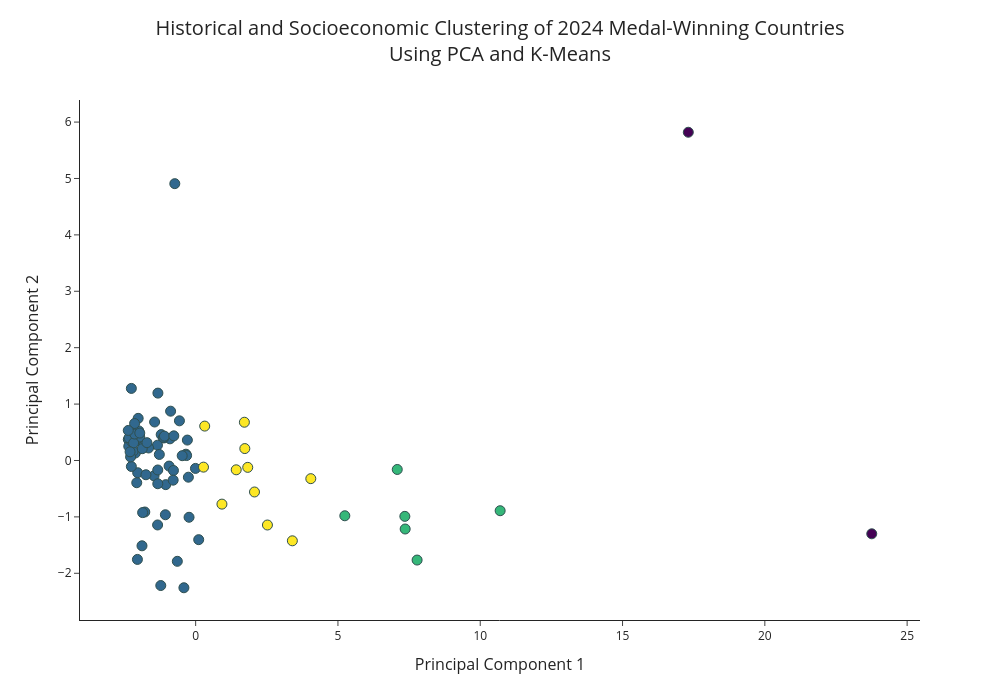

This figure's notebook cell:
### Markdown cell above
## Clustering Analysis

In this part, we will use K-Means clustering and Principal Component Analysis (PCA) to group 2024 medal-winning countries based on their historical medal performance over the last five Summer Olympics and socioeconomic factors using Olympic medal data.

### Code cell
import pandas as pd
import plotly.express as px
from sklearn.preprocessing import StandardScaler
from sklearn.decomposition import PCA
from sklearn.cluster import KMeans

def preprocess_data(data):
    """Standardize the data."""
    scaler = StandardScaler()
    return scaler.fit_transform(data)

def perform_pca(scaled_data, n_components=2):
    """Apply PCA for dimensionality reduction."""
    pca = PCA(n_components=n_components)
    return pca.fit_transform(scaled_data)

def apply_kmeans(scaled_data, n_clusters=4, n_init=10, random_state=42):
    """Apply K-Means clustering."""
    kmeans = KMeans(n_clusters=n_clusters, n_init=n_init, random_state=random_state)
    return kmeans.fit_predict(scaled_data)

def create_pca_dataframe(pca_data, clusters, country_names):
    """Create a DataFrame with PCA results and cluster labels."""
    pca_df = pd.DataFrame(data=pca_data, columns=['PC1', 'PC2'])
    pca_df['Cluster'] = clusters
    pca_df['Country'] = country_names
    return pca_df

def visualize_clusters(pca_df):
    """Visualize K-Means clusters on a PCA plot."""
    fig = px.scatter(
        pca_df,
        x='PC1',
        y='PC2',
        color='Cluster',
        hover_name='Country',
        title='Historical and Socioeconomic Clustering of 2024 Medal-Winning Countries<br>Using PCA and K-Means',
        labels={'PC1': 'Principal Component 1', 'PC2': 'Principal Component 2'},
        template='simple_white',
        height=700,
        width=1000,
        color_discrete_sequence=px.colors.qualitative.Vivid,
    )

    fig.update_traces(marker=dict(size=10, line=dict(width=1, color='DarkSlateGrey')),
                      selector=dict(mode='markers'))

    fig.update_layout(
        title_font_size=20,
        title_x=0.5,
        title_y=0.95,
        xaxis_title_font_size=16,
        yaxis_title_font_size=16,
        showlegend=False,
        coloraxis_showscale=False,
    )

    fig.show()

def main(data, n_clusters=4):
    """Main function to execute the analysis."""
    # Step 1: Standardize the data
    scaled_data = preprocess_data(data.iloc[:, 1:])

    # Step 2: Apply PCA for dimensionality reduction
    pca_data = perform_pca(scaled_data)

    # Step 3: Apply K-Means clustering
    clusters = apply_kmeans(scaled_data, n_clusters=n_clusters)

    # Step 4: Create a DataFrame for PCA components and clusters
    pca_df = create_pca_dataframe(pca_data, clusters, data['country'])

    # Step 5: Visualize the K-Means clusters
    visualize_clusters(pca_df)

main(medal_distribution_2024_2020_2016_2012_2008_2004, n_clusters=4)

### Figure 1 — Plotly figure (JSON) as saved in the notebook; plotly's stock layout.template omitted (floating-point values rounded to 4 significant figures)
{"data": [{"hovertemplate": "<b>%{hovertext}</b><br><br>Principal Component 1=%{x}<br>Principal Component 2=%{y}<br>Cluster=%{marker.color}<extra></extra>", "hovertext": ["Albania", "Algeria", "Argentina", "Armenia", "Australia", "Austria", "Azerbaijan", "Bahrain", "Belgium", "Botswana", "Brazil", "Bulgaria", "Cabo Verde", "Canada", "Chile", "China", "Chinese Taipei", "Colombia", "Croatia", "Cuba", "Cyprus", "Czechia", "Côte d'Ivoire", "DPR Korea", "Denmark", "Dominica", "Dominican Republic", "Ecuador", "Egypt", "Ethiopia", "Fiji", "France", "Georgia", "Germany", "Great Britain", "Greece", "Grenada", "Guatemala", "Hong Kong, China", "Hungary", "IR Iran", "India", "Indonesia", "Ireland", "Israel", "Italy", "Jamaica", "Japan", "Jordan", "Kazakhstan", "Kenya", "Korea", "Kosovo", "Kyrgyzstan", "Lithuania", "Malaysia", "Mexico", "Mongolia", "Morocco", "Netherlands", "New Zealand", "Norway", "Pakistan", "Panama", "Peru", "Philippines", "Poland", "Portugal", "Puerto Rico", "Qatar", "Republic of Moldova", "Romania", "Saint Lucia", "Serbia", "Singapore", "Slovakia", "Slovenia", "South Africa", "Spain", "Sweden", "Switzerland", "Tajikistan", "Thailand", "Tunisia", "Türkiye", "Uganda", "Ukraine", "United States", "Uzbekistan", "Zambia"], "legendgroup": "", "marker": {"color": [1, 1, 1, 1, 2, 1, 1, 1, 1, 1, 3, 1, 1, 3, 1, 0, 1, 1, 1, 3, 1, 1, 1, 1, 1, 1, 1, 1, 1, 1, 1, 2, 1, 2, 2, 1, 1, 1, 1, 3, 1, 1, 1, 1, 1, 2, 1, 2, 1, 1, 3, 3, 1, 1, 1, 1, 1, 1, 1, 3, 3, 1, 1, 1, 1, 1, 3, 1, 1, 1, 1, 1, 1, 1, 1, 1, 1, 1, 3, 1, 1, 1, 1, 1, 1, 1, 3, 0, 1, 1], "coloraxis": "coloraxis", "line": {"color": "DarkSlateGrey", "width": 1}, "size": 10, "symbol": "circle"}, "mode": "markers", "name": "", "orientation": "v", "showlegend": false, "type": "scatter", "x": [-2.316, -2.079, -1.341, -1.654, 7.781, -1.337, -0.3409, -2.037, -1.064, -2.241, 1.713, -0.9336, -2.366, 2.523, -2.118, 17.31, -1.051, -1.128, -0.7799, 1.83, -2.259, -0.2554, -2.247, -1.211, 0.1074, -2.35, -1.852, -2.064, -1.442, -0.8801, -2.255, 7.362, -0.9031, 7.351, 10.7, -0.79, -2.197, -2.278, -1.787, 1.426, -0.5697, -0.7326, -1.326, -1.225, -1.863, 5.242, -0.2914, 7.084, -2.251, -0.006485, 0.318, 4.046, -2.225, -1.964, -1.461, -1.877, -1.119, -1.711, -1.998, 3.398, 0.9238, -0.644, -2.259, -2.286, -2.34, -2.02, 0.2756, -1.746, -2.069, -1.886, -2.18, -0.3184, -2.303, -1.276, -2.046, -1.331, -1.331, -1.13, 2.067, -0.2317, -0.4126, -2.141, -1.097, -1.963, -0.4727, -2.146, 1.728, 23.76, -0.7672, -2.368], "xaxis": "x", "y": [0.2685, 0.4906, 0.271, 0.222, -1.765, -1.143, 0.1114, -0.217, -0.9621, 0.3013, 0.6781, -0.0991, 0.3727, -1.144, 0.1326, 5.82, -0.4283, 0.4102, -0.1769, -0.1219, -0.1066, -0.2962, 0.5091, 0.4589, -1.404, 0.2512, 0.2761, 0.3806, 0.6825, 0.8742, 0.3395, -1.215, 0.3841, -0.9908, -0.8907, -0.3488, 0.1636, 0.4284, -0.9135, -0.1653, 0.7031, 4.908, 1.195, -2.217, -0.9238, -0.9802, 0.362, -0.1593, 0.4125, -0.1406, 0.6097, -0.3222, 0.3742, 0.4159, -0.2724, 0.209, 0.3995, 0.3159, 0.5247, -1.424, -0.7738, -1.788, 1.278, 0.06334, 0.4015, 0.7471, -0.118, -0.2529, -0.3942, -1.513, 0.3114, 0.08755, 0.1536, 0.1068, -1.754, -0.1683, -0.4123, 0.4104, -0.5583, -1.007, -2.256, 0.4686, 0.4318, 0.4858, 0.08502, 0.6558, 0.2113, -1.3, 0.4365, 0.533], "yaxis": "y"}], "layout": {"coloraxis": {"colorbar": {"title": {"text": "Cluster"}}, "colorscale": [[0, "#440154"], [0.1111, "#482878"], [0.2222, "#3e4989"], [0.3333, "#31688e"], [0.4444, "#26828e"], [0.5556, "#1f9e89"], [0.6667, "#35b779"], [0.7778, "#6ece58"], [0.8889, "#b5de2b"], [1, "#fde725"]], "showscale": false}, "height": 700, "legend": {"tracegroupgap": 0}, "showlegend": false, "title": {"font": {"size": 20}, "text": "Historical and Socioeconomic Clustering of 2024 Medal-Winning Countries<br>Using PCA and K-Means", "x": 0.5, "y": 0.95}, "width": 1000, "xaxis": {"anchor": "y", "autorange": true, "domain": [0, 1], "range": [-4.064, 25.45], "title": {"font": {"size": 16}, "text": "Principal Component 1"}, "type": "linear"}, "yaxis": {"anchor": "x", "autorange": true, "domain": [0, 1], "range": [-2.828, 6.391], "title": {"font": {"size": 16}, "text": "Principal Component 2"}, "type": "linear"}}}
